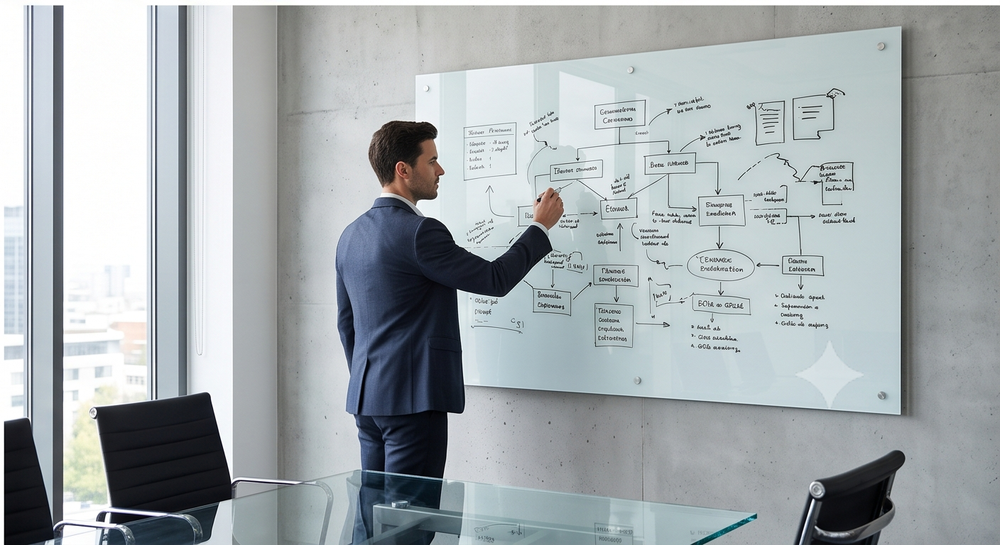
#> input picture images/raw/decoupes/1_bas_droite.png, 1000 x 545 px, shrunk from 1408 x 768 before the run; its folder holds only this picture in this run
$ python split.py raw/decoupes/1_bas_droite.png
#> lines starting #> are read from the running program, lines starting #| are printed output that depends on the picture
#!/usr/bin/env python3
"""
Script pour découper une (ou plusieurs) image(s) en 4 quadrants égaux
(haut-gauche, haut-droit, bas-gauche, bas-droit), comme une image en mosaïque 2x2.

Dépendance requise :
    pip install pillow

Utilisation :
    # Découper une seule image
    python decouper_image_en_4.py chemin/vers/image.jpg

    # Découper toutes les images d'un dossier (jpg, jpeg, png, webp)
    python decouper_image_en_4.py chemin/vers/dossier --dossier

    # Choisir le dossier de sortie (par défaut : "decoupes" à côté de l'image)
    python decouper_image_en_4.py image.jpg --sortie mes_resultats
"""

import argparse
import os
from pathlib import Path

from PIL import Image

EXTENSIONS_VALIDES = {".jpg", ".jpeg", ".png", ".webp", ".bmp", ".tiff"}

NOMS_QUADRANTS = {
    "haut_gauche": (0, 0),
    "haut_droite": (1, 0),
    "bas_gauche": (0, 1),
    "bas_droite": (1, 1),
}


def decouper_image(chemin_image: Path, dossier_sortie: Path) -> None:
    """Découpe une image en 4 quadrants égaux et enregistre chaque morceau."""
    with Image.open(chemin_image) as img:
#> img is the input picture: PIL image 1000x545 RGBA; mean R, G, B, A 164, 170.9, 173.8, 255
        largeur, hauteur = img.size
#> largeur = 1000; hauteur = 545
        demi_largeur = largeur // 2
#> demi_largeur = 500
        demi_hauteur = hauteur // 2
#> demi_hauteur = 272

        dossier_sortie.mkdir(parents=True, exist_ok=True)
        nom_base = chemin_image.stem
        extension = chemin_image.suffix

        for nom_quadrant, (col, ligne) in NOMS_QUADRANTS.items():
            gauche = col * demi_largeur
            haut = ligne * demi_hauteur
            # Pour les colonnes/lignes du bas ou de droite,
            # on va jusqu'au bord réel de l'image (gère les dimensions impaires)
            droite = largeur if col == 1 else demi_largeur
            bas = hauteur if ligne == 1 else demi_hauteur

            morceau = img.crop((gauche, haut, droite, bas))
            chemin_sortie = dossier_sortie / f"{nom_base}_{nom_quadrant}{extension}"
            morceau.save(chemin_sortie)
            print(f"  -> {chemin_sortie}")
#> this loop made 4 passes
#> pass 1, in decouper_image, `morceau = img.crop((gauche, haut, droite, bas))`:
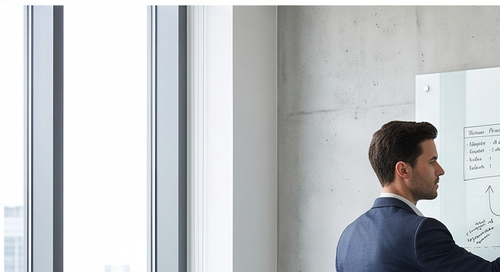
#> morceau: PIL image 500x272 RGBA; mean R, G, B, A 192.1, 195.2, 197.6, 255
#> pass 2, in decouper_image, `morceau = img.crop((gauche, haut, droite, bas))`:
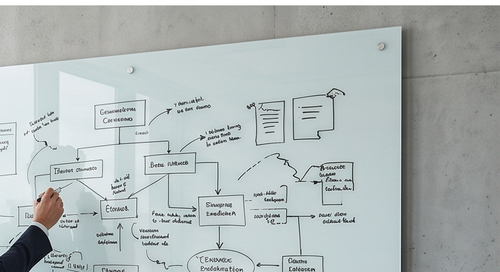
#> morceau: PIL image 500x272 RGBA; mean R, G, B, A 176, 183.9, 183.6, 255
#> pass 3, in decouper_image, `morceau = img.crop((gauche, haut, droite, bas))`:
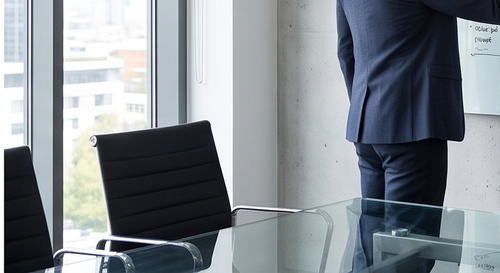
#> morceau: PIL image 500x273 RGBA; mean R, G, B, A 131.3, 137.9, 143.9, 255
#> after the loop:
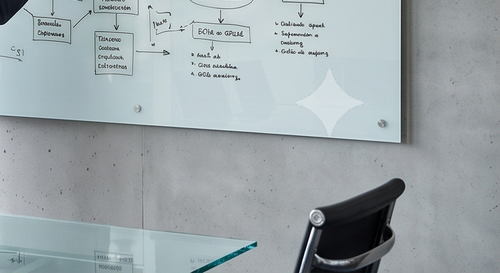
#> morceau: PIL image 500x273 RGBA; mean R, G, B, A 156.9, 166.6, 170.1, 255


def traiter_chemin(chemin: Path, est_dossier: bool, dossier_sortie_arg: str) -> None:
    if est_dossier:
        images = [
            f for f in chemin.iterdir()
            if f.is_file() and f.suffix.lower() in EXTENSIONS_VALIDES
        ]
        if not images:
            print(f"Aucune image trouvée dans {chemin}")
            return
        for image in images:
            dossier_sortie = Path(dossier_sortie_arg) if dossier_sortie_arg else chemin / "decoupes"
            print(f"Découpage de {image.name}...")
            decouper_image(image, dossier_sortie)
    else:
        if chemin.suffix.lower() not in EXTENSIONS_VALIDES:
            print(f"Extension non supportée : {chemin.suffix}")
            return
        dossier_sortie = Path(dossier_sortie_arg) if dossier_sortie_arg else chemin.parent / "decoupes"
        print(f"Découpage de {chemin.name}...")
        decouper_image(chemin, dossier_sortie)


def main() -> None:
    parser = argparse.ArgumentParser(description="Découpe une image (ou un dossier d'images) en 4 quadrants.")
    parser.add_argument("chemin", help="Chemin vers l'image ou le dossier à traiter")
    parser.add_argument("--dossier", action="store_true", help="Indique que le chemin est un dossier contenant plusieurs images")
    parser.add_argument("--sortie", default="", help="Dossier de sortie personnalisé (optionnel)")
    args = parser.parse_args()

    chemin = Path(args.chemin)
    if not chemin.exists():
        print(f"Erreur : le chemin '{chemin}' n'existe pas.")
        return

    traiter_chemin(chemin, args.dossier, args.sortie)
    print("Terminé.")


if __name__ == "__main__":
    main()

$ run again, on images/raw/decoupes/2_bas_droite.png
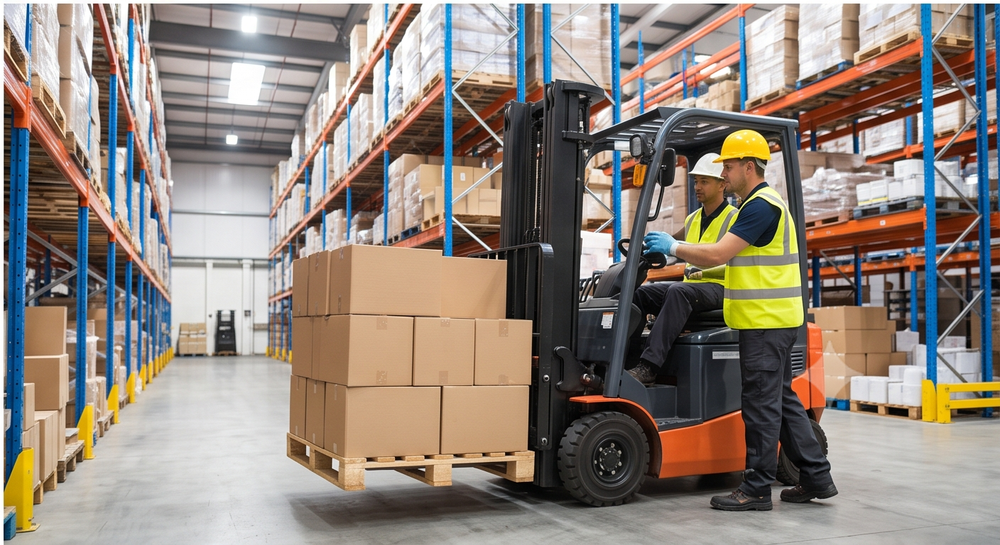
#> input picture images/raw/decoupes/2_bas_droite.png, 1000 x 545 px, shrunk from 1408 x 768 before the run
#> in decouper_image, img is the input picture: PIL image 1000x545 RGBA; mean R, G, B, A 143.9, 133.4, 124.3, 255
#> the loop in decouper_image, `for nom_quadrant, (col, ligne) in NOMS_QUADRANTS.items():` made 4 passes
#> pass 1, in decouper_image, `morceau = img.crop((gauche, haut, droite, bas))`:
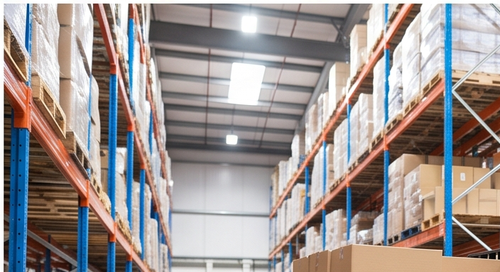
#> morceau: PIL image 500x272 RGBA; mean R, G, B, A 158.5, 149.7, 147.4, 255
#> after the loop in decouper_image, `for nom_quadrant, (col, ligne) in NOMS_QUADRANTS.items():`:
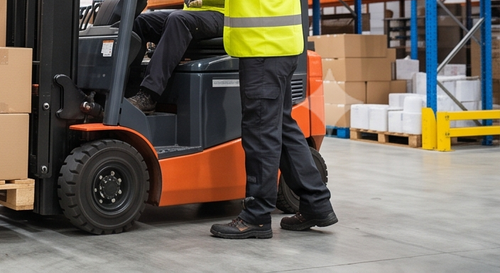
#> morceau: PIL image 500x273 RGBA; mean R, G, B, A 111.9, 102.7, 91, 255

$ run again, on images/raw/decoupes/2_haut_droite.png
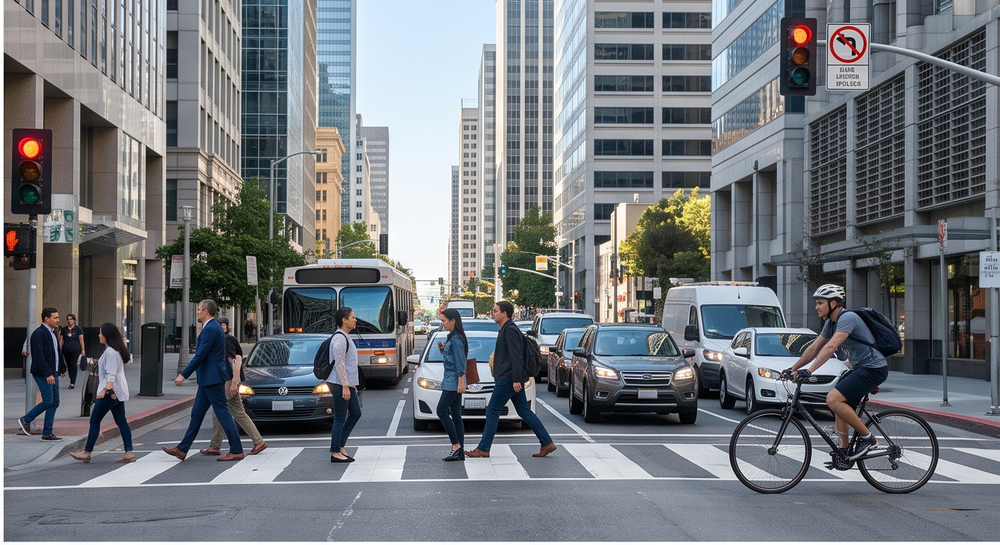
#> input picture images/raw/decoupes/2_haut_droite.png, 1000 x 545 px, shrunk from 1408 x 768 before the run
#> in decouper_image, img is the input picture: PIL image 1000x545 RGBA; mean R, G, B, A 114.9, 119, 124, 255
#> the loop in decouper_image, `for nom_quadrant, (col, ligne) in NOMS_QUADRANTS.items():` made 4 passes
#> pass 1, in decouper_image, `morceau = img.crop((gauche, haut, droite, bas))`:
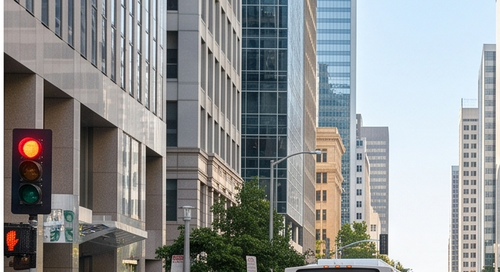
#> morceau: PIL image 500x272 RGBA; mean R, G, B, A 144.5, 146.9, 146.9, 255
#> after the loop in decouper_image, `for nom_quadrant, (col, ligne) in NOMS_QUADRANTS.items():`:
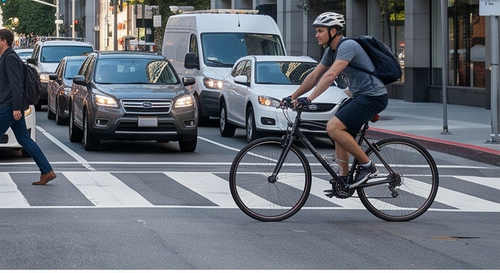
#> morceau: PIL image 500x273 RGBA; mean R, G, B, A 103.4, 108.8, 117.2, 255

$ run again, on images/raw/decoupes/1_bas_gauche.png
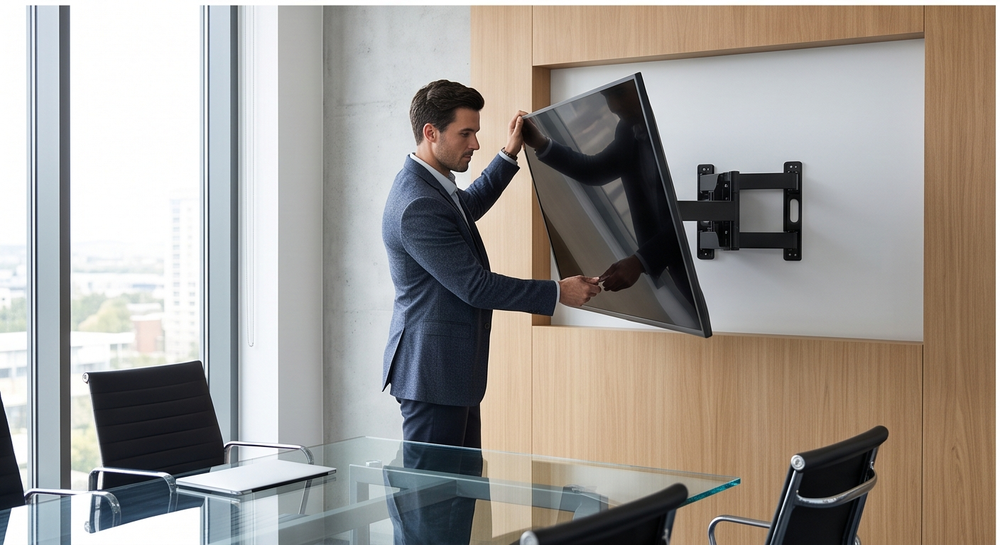
#> input picture images/raw/decoupes/1_bas_gauche.png, 1000 x 545 px, shrunk from 1408 x 768 before the run
#> in decouper_image, img is the input picture: PIL image 1000x545 RGBA; mean R, G, B, A 158.3, 153, 147.4, 255
#> the loop in decouper_image, `for nom_quadrant, (col, ligne) in NOMS_QUADRANTS.items():` made 4 passes
#> pass 1, in decouper_image, `morceau = img.crop((gauche, haut, droite, bas))`:
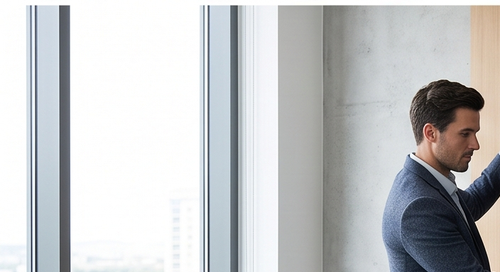
#> morceau: PIL image 500x272 RGBA; mean R, G, B, A 194.6, 196.2, 197.6, 255
#> after the loop in decouper_image, `for nom_quadrant, (col, ligne) in NOMS_QUADRANTS.items():`:
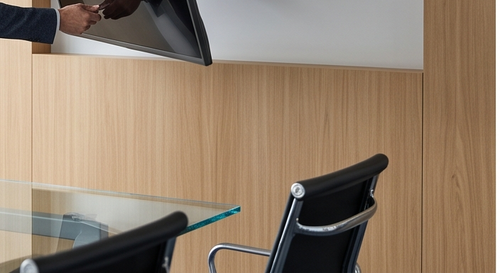
#> morceau: PIL image 500x273 RGBA; mean R, G, B, A 148.5, 129.1, 109.3, 255
